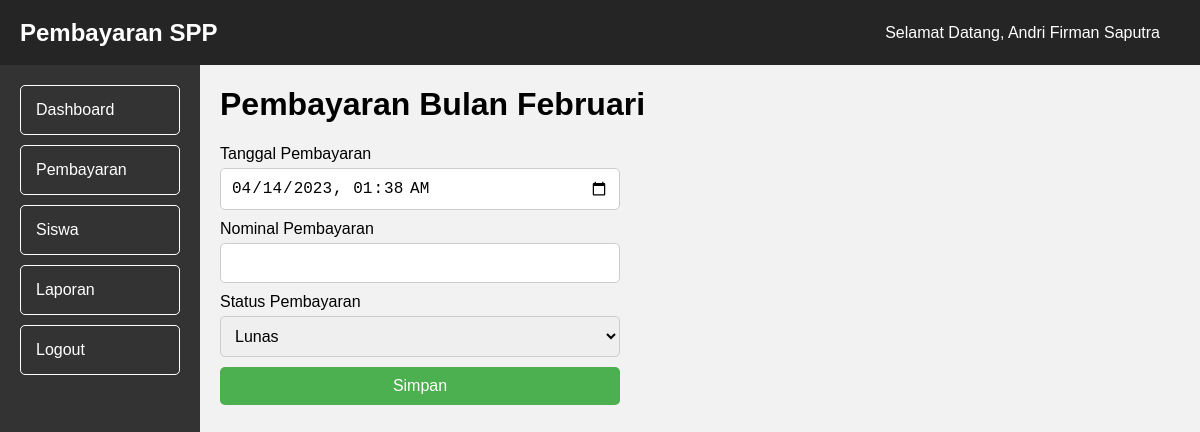
Page /bayar.php?id_pembayaran=2 (signed in) on the committed database.
### tables this page shows
CREATE TABLE `user` (
  `id_user` int(11) NOT NULL,
  `username` varchar(20) NOT NULL,
  `password` varchar(255) NOT NULL,
  `nama_lengkap` varchar(50) NOT NULL
);

CREATE TABLE `pembayaran` (
  `id_pembayaran` int(11) NOT NULL,
  `id_siswa` int(11) DEFAULT NULL,
  `tgl_pembayaran` datetime DEFAULT NULL,
  `bulan_pembayaran` enum('Januari','Februari','Maret','April','Mei','Juni','Juli','Agustus','September','Oktober','November','Desember') DEFAULT NULL,
  `nominal_pembayaran` int(11) NOT NULL,
  `status_pembayaran` enum('Belum','Lunas') NOT NULL
);

### bayar.php (the view, shortened to what this page needs)
<?php
require_once 'koneksi.php';
$id_user = $_SESSION['id_user'];
$data_user = mysqli_fetch_assoc(mysqli_query($conn, "SELECT * FROM user WHERE id_user = '$id_user'"));
$id_pembayaran = $_GET['id_pembayaran'];
$data_pembayaran = mysqli_fetch_assoc(mysqli_query($conn, "SELECT * FROM pembayaran WHERE id_pembayaran = '$id_pembayaran'"));
?>
<html>
<head>
    <link rel="stylesheet" href="style.css">
</head>
<body>
    <?php include 'top-side-bar.php'; ?>
    <div class="main">
        <h1>Pembayaran Bulan <?= $data_pembayaran['bulan_pembayaran']; ?></h1>
        <form method="post" class="form-admin">
            <div class="form-group">
                <label for="tgl_pembayaran">Tanggal Pembayaran</label>
                <input type="datetime-local" id="tgl_pembayaran" name="tgl_pembayaran" class="input" required value="<?= date("Y-m-d H:i"); ?>">
            </div>
            <div class="form-group">
                <label for="nominal_pembayaran">Nominal Pembayaran</label>
                <input type="number" id="nominal_pembayaran" name="nominal_pembayaran" class="input" required>
            </div>
            <div class="form-group">
                <label for="status_pembayaran">Status Pembayaran</label>
                <select name="status_pembayaran" id="status_pembayaran" class="input">
                    <option value="Lunas">Lunas</option>
                </select>
            </div>
            <button type="submit" class="btn" name="btnSimpan">Simpan</button>
        </form>
    </div>
</body>
</html>

### top-side-bar.php
<div class="topbar">
    <div class="logo">
        <a href="index.php">Pembayaran SPP</a>
    </div>
    <nav>
        <ul>
            <li><a href="#">Selamat Datang, <?= $data_user['nama_lengkap']; ?></a></li>
        </ul>
    </nav>
</div>
<div class="sidebar">
    <ul>
        <li><a href="index.php">Dashboard</a></li>
        <li><a href="pembayaran.php">Pembayaran</a></li>
        <li><a href="siswa.php">Siswa</a></li>
        <li><a href="laporan.php">Laporan</a></li>
        <li><a href="logout.php">Logout</a></li>
    </ul>
</div>

### style.css (style rules this page uses)
* { box-sizing: border-box; }
body { font-family: Arial, sans-serif; background-color: #f2f2f2; margin: 0; }
form { display: flex; flex-direction: column; }
.form-admin { width: 400px; }
.form-group { margin-bottom: 10px; }
label { display: block; margin-bottom: 5px; }
.input { padding: 10px; border: 1px solid #ccc; border-radius: 5px; font-size: 16px; width: 100%; }
.btn { display: inline-block; padding: 10px; border: none; border-radius: 5px; background-color: #4CAF50; color: #fff; font-size: 16px; cursor: pointer; text-decoration: none; }
.topbar { background-color: rgb(37, 37, 37); color: #fff; display: flex; align-items: center; padding: 20px; position: fixed; width: 100%; height: 65px; }
.logo { font-size: 24px; font-weight: bold; margin-right: auto; }
.logo a { text-decoration: none; color: white; }
nav ul { list-style: none; margin: 0; padding: 0; display: flex; }
nav li { margin-right: 20px; }
nav a { color: #fff; text-decoration: none; font-size: 16px; }
.sidebar { background-color: #333; color: #fff; height: 100vh; width: 200px; position: fixed; left: 0; padding: 20px; top: 65px; }
.sidebar ul { list-style: none; margin: 0; padding: 0; }
.sidebar li { margin-bottom: 10px; }
.sidebar a { display: inline-block; color: #fff; text-decoration: none; font-size: 16px; border: 1px solid white; border-radius: 5px; width: 100%; padding: 15px; margin: auto; }
.main { padding-left: 220px; padding-right: 20px; padding-bottom: 20px; padding-top: 65px; }

### rows in the picture
user: nama_lengkap "Andri Firman Saputra"
pembayaran: bulan_pembayaran "Februari"
